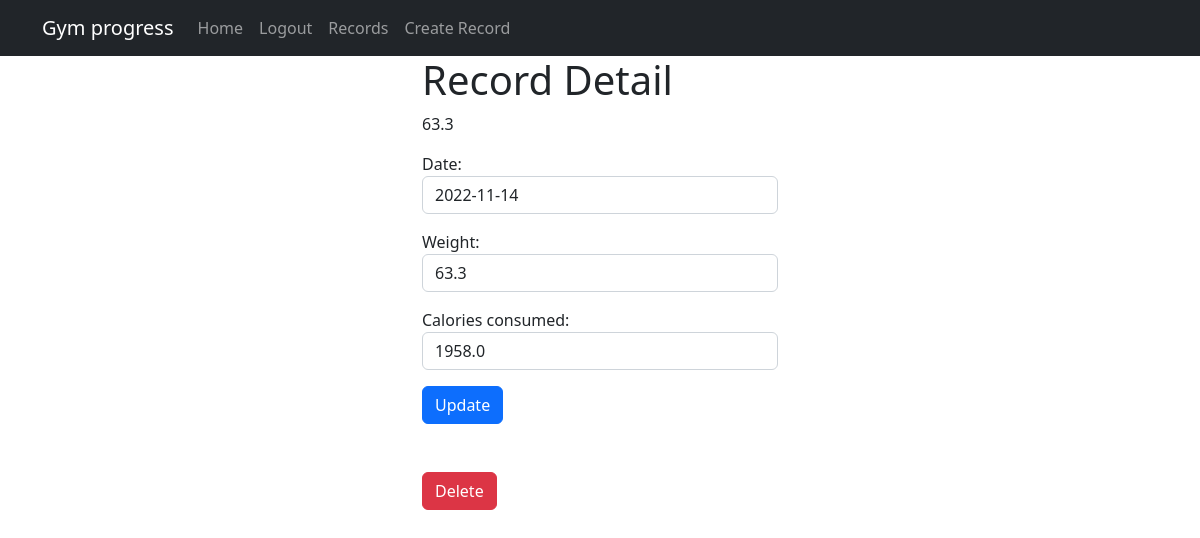
/tasks/1/ (signed in), run on the app's committed database.
### tasks/models.py (models this page shows, shortened)
class Record(models.Model):
    date = models.DateField(null=True, blank=True)
    weight = models.FloatField(null=True)
    calories_consumed=models.FloatField(null=True)
    average_weekly_weight=models.FloatField
    average_weekly_calories_consumed=models.FloatField
    calorie_increases=models.CharField(max_length=100)
    created=models.DateTimeField(auto_now_add=True)
    user=models.ForeignKey(User, on_delete=models.CASCADE)

### tasks/views.py (the view, shortened to what this page needs)
# urls.py: path('tasks/<int:record_id>/',views.record_detail, name='record_detail'),
@login_required
def record_detail(request,record_id):
    if request.method == 'GET':
        record=get_object_or_404(Record, pk=record_id,user=request.user)
        form=RecordForm(instance=record)
        return render(request,"record_detail.html",{'record':record, 'form':form})

### tasks/forms.py
class RecordForm(forms.ModelForm):
    class Meta:
        model=Record
        fields =['date','weight','calories_consumed']
        widgets={
            'date': forms.TextInput(attrs={'class': 'form-control', 'placeholder':'Date'}),
            'weight': forms.TextInput(attrs={'class': 'form-control', 'placeholder':'Record your weight'}),
            'calories_consumed': forms.TextInput(attrs={'class': 'form-control', 'placeholder':'Calories consumed this day'}),
        }

### tasks/templates/record_detail.html (shortened to what this page needs)
{% extends 'base.html' %}
{% block content %}
<main class="container">
    <div class="row">
        <div class="col-md-4 offset-md-4">
            <h1>Record Detail</h1>
            <p>{{record.weight}}</p>
            <form method="POST">
                {{form.as_p}}
                <button class="btn btn-primary">
                    Update
                </button>
            </form>
            <div class="mt-5 d-flex">
                <form action= "{% url 'delete_record' record.id %}" method='POST'>
                    <button class="btn btn-danger">
                        Delete
                    </button>
                </form>
            </div>
        </div>
    </div>
</main>
{% endblock %}

### data on the page
Record: weight "63.3", date "2022-11-14", calories_consumed "1958.0"
